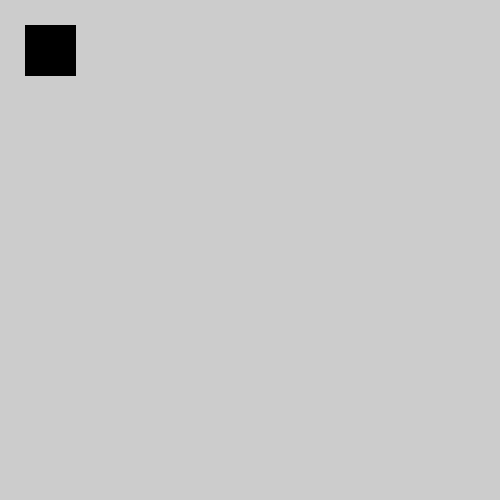
Frame 1 (no input)
Frame 60 (the mouse pressed at the canvas centre just before this capture): identical to frame 1, image omitted
Frame 120 (the mouse held since frame 60 and released just before this capture): identical to frame 1, image omitted

The Processing sketch that drew this single still picture (run headless with seeded random() and noise(); from frame 60 on, the mouse is pressed at the canvas centre):

// Processing sketch: Week2_KeyPressed
// ── Week2_KeyPressed.pde
void setup(){
size (500,500);

}
//void draw() {
//  if (keyPressed == true) {
//    fill(0);
//  } else {
//    fill(255);
//  }
//  rect(25, 25, 50, 50);
//}


int value = 0;

void draw() {
  fill(value);
  rect(25, 25, 50, 50);
}

void keyPressed() {
  if (value == 0) {
    value = 255;
  } else {
    value = 0;
  }
}
